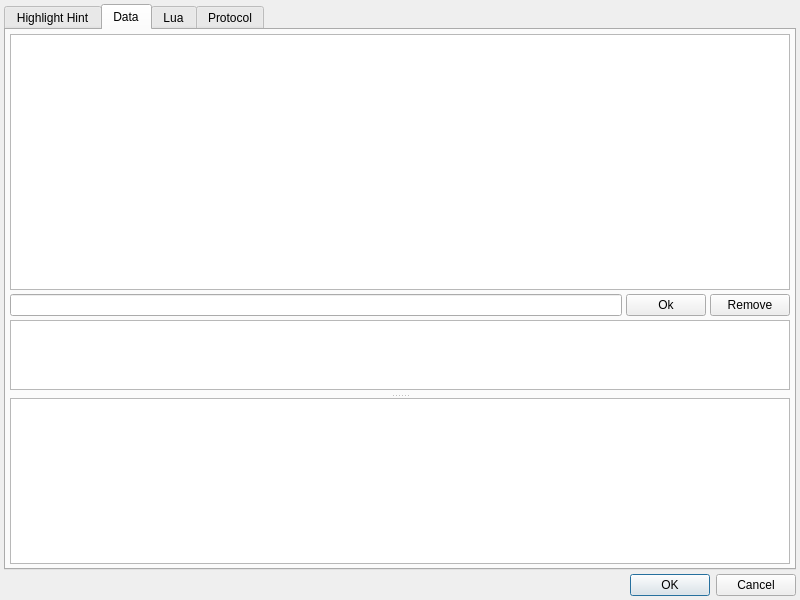
<?xml version="1.0" encoding="UTF-8"?>
<ui version="4.0">
 <class>AppsDialog</class>
 <widget class="QDialog" name="AppsDialog">
  <property name="geometry">
   <rect>
    <x>0</x>
    <y>0</y>
    <width>800</width>
    <height>600</height>
   </rect>
  </property>
  <property name="windowTitle">
   <string>Apps Dialog</string>
  </property>
  <layout class="QVBoxLayout" name="verticalLayout">
   <property name="spacing">
    <number>4</number>
   </property>
   <property name="leftMargin">
    <number>4</number>
   </property>
   <property name="topMargin">
    <number>4</number>
   </property>
   <property name="rightMargin">
    <number>4</number>
   </property>
   <property name="bottomMargin">
    <number>4</number>
   </property>
   <item>
    <widget class="QTabWidget" name="tabWidget">
     <property name="currentIndex">
      <number>1</number>
     </property>
     <widget class="QWidget" name="highlightTab">
      <attribute name="title">
       <string>Highlight Hint</string>
      </attribute>
     </widget>
     <widget class="QWidget" name="dataTab">
      <attribute name="title">
       <string>Data</string>
      </attribute>
      <layout class="QVBoxLayout" name="verticalLayout_3">
       <property name="spacing">
        <number>4</number>
       </property>
       <property name="leftMargin">
        <number>4</number>
       </property>
       <property name="topMargin">
        <number>4</number>
       </property>
       <property name="rightMargin">
        <number>4</number>
       </property>
       <property name="bottomMargin">
        <number>4</number>
       </property>
       <item>
        <widget class="QSplitter" name="splitter">
         <property name="orientation">
          <enum>Qt::Vertical</enum>
         </property>
         <widget class="QWidget" name="layoutWidget">
          <layout class="QVBoxLayout" name="verticalLayout_2" stretch="9,0,1">
           <property name="spacing">
            <number>4</number>
           </property>
           <property name="bottomMargin">
            <number>4</number>
           </property>
           <item>
            <widget class="QTableWidget" name="regsTable">
             <property name="editTriggers">
              <set>QAbstractItemView::NoEditTriggers</set>
             </property>
            </widget>
           </item>
           <item>
            <layout class="QHBoxLayout" name="horizontalLayout_2">
             <item>
              <widget class="QLineEdit" name="regExpTitleEdit"/>
             </item>
             <item>
              <layout class="QHBoxLayout" name="horizontalLayout">
               <item>
                <widget class="QPushButton" name="okButton">
                 <property name="text">
                  <string>Ok</string>
                 </property>
                </widget>
               </item>
               <item>
                <widget class="QPushButton" name="removeButton">
                 <property name="text">
                  <string>Remove</string>
                 </property>
                </widget>
               </item>
              </layout>
             </item>
            </layout>
           </item>
           <item>
            <widget class="QTextEdit" name="regExpEdit"/>
           </item>
          </layout>
         </widget>
         <widget class="QTableWidget" name="dataTable">
          <property name="editTriggers">
           <set>QAbstractItemView::NoEditTriggers</set>
          </property>
         </widget>
        </widget>
       </item>
      </layout>
     </widget>
     <widget class="QWidget" name="luaTab">
      <attribute name="title">
       <string>Lua</string>
      </attribute>
     </widget>
     <widget class="QWidget" name="protocolTab">
      <attribute name="title">
       <string>Protocol</string>
      </attribute>
     </widget>
    </widget>
   </item>
   <item>
    <widget class="QDialogButtonBox" name="buttonBox">
     <property name="orientation">
      <enum>Qt::Horizontal</enum>
     </property>
     <property name="standardButtons">
      <set>QDialogButtonBox::Cancel|QDialogButtonBox::Ok</set>
     </property>
    </widget>
   </item>
  </layout>
 </widget>
 <resources/>
 <connections>
  <connection>
   <sender>buttonBox</sender>
   <signal>accepted()</signal>
   <receiver>AppsDialog</receiver>
   <slot>accept()</slot>
   <hints>
    <hint type="sourcelabel">
     <x>248</x>
     <y>254</y>
    </hint>
    <hint type="destinationlabel">
     <x>157</x>
     <y>274</y>
    </hint>
   </hints>
  </connection>
  <connection>
   <sender>buttonBox</sender>
   <signal>rejected()</signal>
   <receiver>AppsDialog</receiver>
   <slot>reject()</slot>
   <hints>
    <hint type="sourcelabel">
     <x>316</x>
     <y>260</y>
    </hint>
    <hint type="destinationlabel">
     <x>286</x>
     <y>274</y>
    </hint>
   </hints>
  </connection>
 </connections>
</ui>
